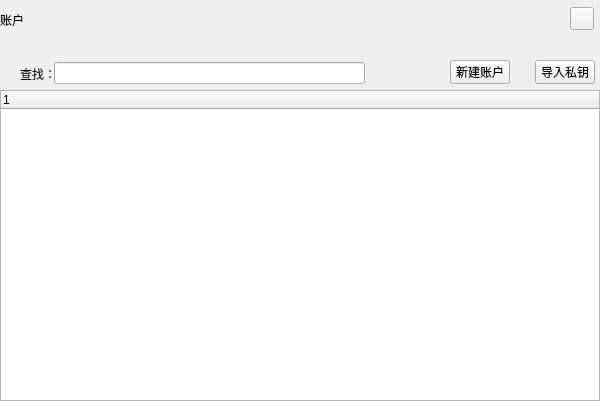
<?xml version="1.0" encoding="UTF-8"?>
<ui version="4.0">
 <class>AccountWidgetUB</class>
 <widget class="QDialog" name="AccountWidgetUB">
  <property name="geometry">
   <rect>
    <x>0</x>
    <y>0</y>
    <width>600</width>
    <height>401</height>
   </rect>
  </property>
  <property name="windowTitle">
   <string>Form</string>
  </property>
  <widget class="QTreeWidget" name="treeWidget">
   <property name="geometry">
    <rect>
     <x>0</x>
     <y>90</y>
     <width>600</width>
     <height>311</height>
    </rect>
   </property>
   <property name="cursor" stdset="0">
    <cursorShape>ArrowCursor</cursorShape>
   </property>
   <column>
    <property name="text">
     <string notr="true"/>
    </property>
   </column>
  </widget>
  <widget class="QLabel" name="title_Label">
   <property name="geometry">
    <rect>
     <x>0</x>
     <y>0</y>
     <width>600</width>
     <height>40</height>
    </rect>
   </property>
   <property name="text">
    <string>账户</string>
   </property>
  </widget>
  <widget class="QLineEdit" name="lineEdit">
   <property name="geometry">
    <rect>
     <x>54</x>
     <y>62</y>
     <width>311</width>
     <height>22</height>
    </rect>
   </property>
  </widget>
  <widget class="QLabel" name="label">
   <property name="geometry">
    <rect>
     <x>20</x>
     <y>66</y>
     <width>36</width>
     <height>16</height>
    </rect>
   </property>
   <property name="text">
    <string>查找：</string>
   </property>
  </widget>
  <widget class="QToolButton" name="importKey">
   <property name="geometry">
    <rect>
     <x>535</x>
     <y>60</y>
     <width>60</width>
     <height>24</height>
    </rect>
   </property>
   <property name="cursor">
    <cursorShape>PointingHandCursor</cursorShape>
   </property>
   <property name="text">
    <string>导入私钥</string>
   </property>
  </widget>
  <widget class="QToolButton" name="newAccount">
   <property name="geometry">
    <rect>
     <x>450</x>
     <y>60</y>
     <width>60</width>
     <height>24</height>
    </rect>
   </property>
   <property name="cursor">
    <cursorShape>PointingHandCursor</cursorShape>
   </property>
   <property name="text">
    <string>新建账户</string>
   </property>
  </widget>
  <widget class="QToolButton" name="closeBtn">
   <property name="geometry">
    <rect>
     <x>570</x>
     <y>7</y>
     <width>24</width>
     <height>23</height>
    </rect>
   </property>
   <property name="cursor">
    <cursorShape>PointingHandCursor</cursorShape>
   </property>
   <property name="text">
    <string/>
   </property>
  </widget>
  <zorder>title_Label</zorder>
  <zorder>lineEdit</zorder>
  <zorder>label</zorder>
  <zorder>importKey</zorder>
  <zorder>newAccount</zorder>
  <zorder>treeWidget</zorder>
  <zorder>closeBtn</zorder>
 </widget>
 <resources/>
 <connections/>
</ui>
